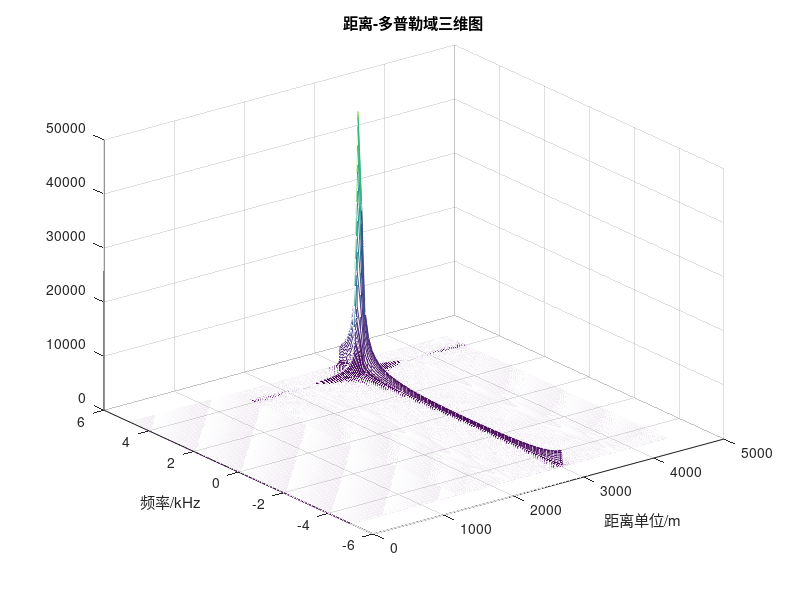
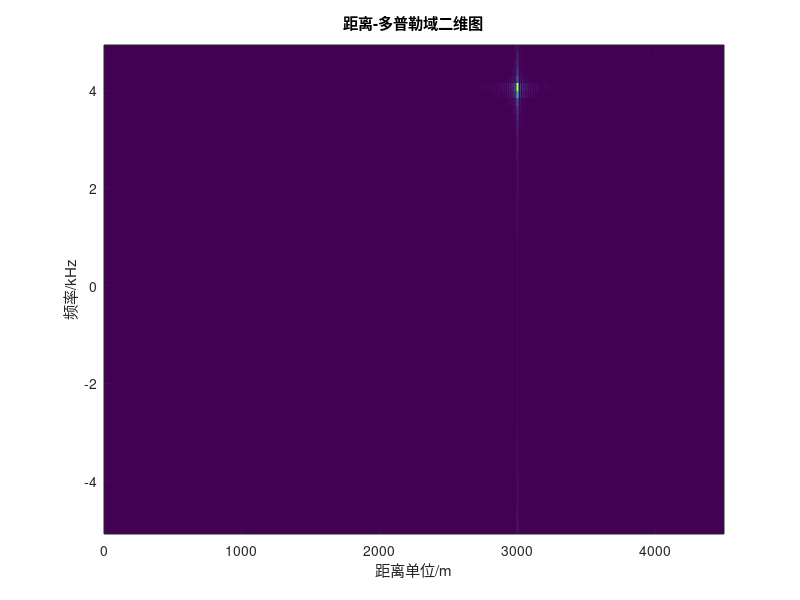
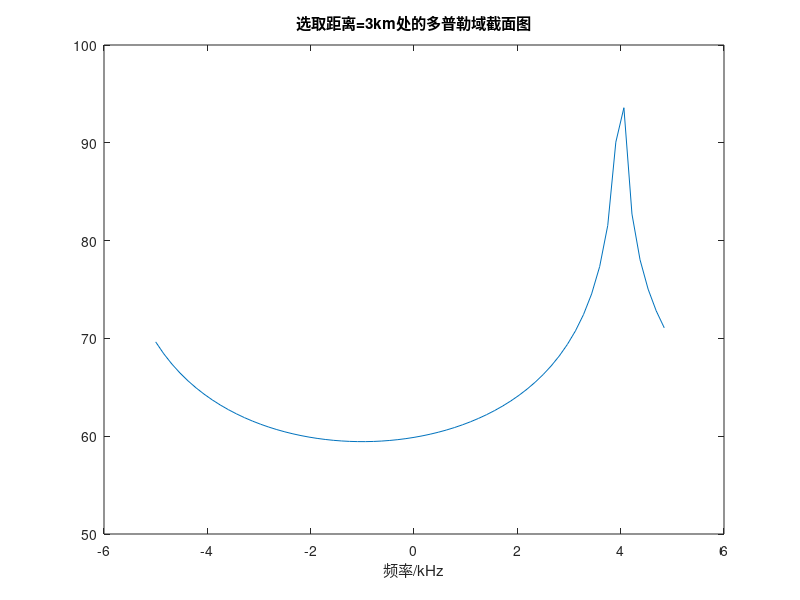

MATLAB code to generate these figures, in order:
%% 设置参数
c = 3e8;                                                              %光速
fc = 10e9;                                                           %载频
lambda = c/fc;
Tp = 10e-6;                                                        %脉冲宽度（s）
B =  10e6;                                                          %发射信号带宽（Hz）
K = B/Tp;                                                            %调频率
fs = 100e6;                                                         %采样率（Hz）
Rmax = 3000;                                                     %初始采样距离
PRT = 100e-6;                                                    %脉冲重复周期
PRF = 1/PRT;                                                      %脉冲重复频率（Hz）
Nr = round( (2*Rmax/c + Tp) * fs );                                       %距离向点数
tr = (0:Nr-1)*(1/fs);                                             %距离向时间
N_signal = Tp * fs;                                                       %纯信号部分点数
t_signal = (-N_signal/2:N_signal/2-1)*(1/fs);                                 %及其时间
v = 60;
Na = 64;
ta = (0:Na-1)/(PRF);       %方位向时间
x_target = Rmax - ta*v;
%% 计算速度模糊和分辨率
delta_f = PRF / Na;
delta_v = lambda / 2 * delta_f;
fprintf('速度分辨率为%fm/s\n', delta_v);
max_v = c* PRF/2 / 2 / fc;
fprintf('最大不模糊速度为正负%fm/s\n', max_v);
%% 回波信号生成
sr = zeros(Na, Nr);

for n = 1:Na
    tdelay = 2*x_target(n) / c;
    sr(n,:) = rectpuls(tr-tdelay-Tp/2,Tp) .* exp(1i*pi*K*(tr-tdelay-Tp/2).^2) .* exp(-1i*4*pi*x_target(n)/lambda); 
end
%% 参考信号生成
% mesh(real(sr))
s_signal = exp(1j*pi*K*t_signal.^2) .* exp(-1*1j*2*pi*fc*tdelay);  %纯信号
h_RC = repmat(s_signal, Na,1);
H_RC = conj(fft( h_RC,  Nr, 2 ));    %匹配滤波函数 
%%脉冲多普勒（PD）处理
S_RC = fft(sr,[],2);%对回波信号进行fft（距离向） 
S_out = S_RC .* H_RC;
s_out = ifft(S_out, [], 2);
S_out_1 = fftshift(fft(s_out), 1);
f = (-Na/2:Na/2-1)/Na*PRF;
figure
[X,Y] = meshgrid(tr*c/2, f/1000);
mesh(X, Y, abs(S_out_1))
xlabel('距离单位/m')
ylabel('频率/kHz')
title('距离-多普勒域三维图')
figure;
imagesc(tr*c/2, f/1000, abs(S_out_1))
axis xy
xlabel('距离单位/m')
ylabel('频率/kHz')
title('距离-多普勒域二维图')
figure
plot(f/1000, 20*log10(abs(S_out_1(:,2000))))
xlabel('频率/kHz')
title('选取距离=3km处的多普勒域截面图')

%% 形心法计算速度及距离（有补零和加噪）
sr = zeros(Na, Nr, 4);

for n = 1:Na
    tdelay = 2*x_target(n) / c;
    sr(n, :, 1) = rectpuls(tr-tdelay-Tp/2,Tp) .* exp(1i*pi*K*(tr-tdelay-Tp/2).^2) .* exp(-1i*4*pi*x_target(n)/lambda); 
    sr(n, :, 2) = rectpuls(tr-tdelay-Tp/2,Tp) .* exp(1i*pi*K*(tr-tdelay-Tp/2).^2) .* exp(-1i*4*pi*x_target(n)/lambda); 
    sr(n, :, 3) = rectpuls(tr-tdelay-Tp/2,Tp) .* exp(1i*pi*K*(tr-tdelay-Tp/2).^2) .* exp(-1i*4*pi*x_target(n)/lambda);
    sr(n, :, 4) = rectpuls(tr-tdelay-Tp/2,Tp) .* exp(1i*pi*K*(tr-tdelay-Tp/2).^2) .* exp(-1i*4*pi*x_target(n)/lambda);
end
sr(:, :, 2) = awgn(sr(:, :, 1), 0);
sr(:, :, 3) = awgn(sr(:, :, 1), 10);
sr(:, :, 4) = awgn(sr(:, :, 1), 20);
%% 参考信号生成
s_signal = exp(1j*pi*K*t_signal.^2) .* exp(-1*1j*2*pi*fc*tdelay);  %纯信号
h_RC = repmat(s_signal, Na,1);
H_RC = conj(fft( h_RC,  Nr, 2 ));    %匹配滤波函数 
%% 形心法计算距离和速度（有补零）
 f = (-Na/2:Na/2-1)/Na*PRF;
 N_process = 8;                                         %选取8个点进行加权计算
 Final_distance = zeros(1, 4);
 Final_velocity = zeros(1, 4);
 Tr = (0:4*Nr-1) * (1/(4*fs));                      %补零后的时间轴构造（补到原长的4倍）
 f = (0: 8*Na-1) / (8*Na) * PRF;                 %补零后的多普勒频率轴构造（补到原长的8倍）
 ready_for_distance = zeros(1, 4*Nr);
 ready_for_velocity = zeros(8*Na, 1);
 
for i=1:4
    S_RC = sr(:, :, i);
    S_RC = fft(S_RC, [], 2);                     
    S_out = S_RC .* H_RC;
    s_out = ifft(S_out, [], 2);
    
    max_value = max(max(abs(s_out)));
    [velocity_index_before, distance_index_before] = find(abs(s_out) == max_value);
    ready_for_distance = [S_out(velocity_index_before, :), zeros(1,3*Nr)];
    ready_for_distance = ifft(ready_for_distance, [], 2);
    [~, distance_index] = max(ready_for_distance);
    ready_for_velocity = [s_out(:, distance_index_before); zeros(7*Na, 1)];
    ready_for_velocity = fft(ready_for_velocity);
    [~, velocity_index] = max(ready_for_velocity);

    count_distance = 0;
    count_distance_magnitude = 0;
    for j = -N_process/2: N_process/2 - 1
        R = Tr(distance_index + j)*c / 2;
        count_distance = count_distance + abs(ready_for_distance(distance_index+j)) * R;
        count_distance_magnitude = count_distance_magnitude + abs(ready_for_distance(distance_index+j));
    end
    distance = count_distance / count_distance_magnitude;
    Final_distance(i) = distance;
    %-------------------距离形心法计算------------------
    count_velocity = 0;
    count_velocity_magnitude = 0;
    for j = -N_process/2: N_process/2 - 1
        V = f(velocity_index + j)*lambda/2;
        count_velocity = count_velocity + abs(ready_for_velocity(velocity_index+j)) * V;
        count_velocity_magnitude = count_velocity_magnitude + abs(ready_for_velocity(velocity_index+j));
    end
    velocity = count_velocity / count_velocity_magnitude;
    Final_velocity(i) = velocity;
    
end
Final_distance
Final_velocity


